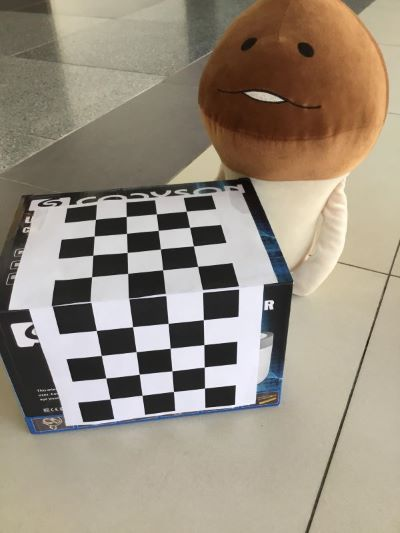
#> input picture Camera_Calibration&Warping/data/chessboard_1.jpg, 400 x 533 px, given in place of original.jpg, which was not available
$ python hw1_1.py
#> lines starting #> are read from the running program, lines starting #| are printed output that depends on the picture; after the words box and inside, x2 and y2 are one past the last pixel; in counts of white or black regions, pixels touching at a corner belong together; pictures that were not available may be replaced by others from this repository, and a replacement may not be noted
### Harris_corner/hw1_1/gaussian_smooth.py
import cv2
import numpy as np
import math
import convolution as con

def Guassian(x, y, var):
    return (1/(2*math.pi*var*var))*math.exp(-(x*x+y*y)/(2*var*var))

def Guassian_kernel(size, var):
    kernel = np.ones((size,size), np.float32)
    for i in range(size):
        for j in range(size):
            # (-1,-1)  (0,-1)  (1,-1)
            # (-1, 0)  (0, 0)  (1, 0)
            # (-1, 1)  (0, 1)  (1,-1)
            # 用i-int(size/2), j-int(size/2)的結果會存成該有的kernel之transpose
            # 所以存kernel[j][i]
            kernel[j][i] = Guassian(i-int(size/2), j-int(size/2),var)
    # 再正規化之
    summation = np.sum(kernel)

    return kernel/summation

def gaussian_smooth(path, size, var, choose):
    # Read image
    img = cv2.imread(path).astype(np.float32)
    (h, w) = img.shape[:2]
    center = (w / 2, h / 2)

    # Rotate 30
    if choose == 1:
        M = cv2.getRotationMatrix2D(center, 30, scale = 1.0)
        img_result = cv2.warpAffine(img, M, (h, w))

    # Scale 0.5
    elif  choose == 2:
        M = cv2.getRotationMatrix2D(center, 0, scale = 0.5)
        img_result = cv2.warpAffine(img, M, (h, w))
    else:
        img_result = img

    # get Guassian Kernel
    kernel = Guassian_kernel(size, var)
    result = cv2.filter2D(img_result, -1, kernel, anchor=(-1,-1)) # con.guassian_convolution2D(img_result, kernel).astype(np.float32)

    return result


# [8 lines that do not run on import are left out]

### Harris_corner/hw1_1/sobel_edge_detection.py
import cv2
import numpy as np
import matplotlib.pyplot as plt
import gaussian_smooth
import convolution as con
from skimage import color, io


def get_sobel(img):
    # make it into 64 bit
    img_grey = cv2.cvtColor(img, cv2.COLOR_BGR2GRAY).astype(np.float32)

    Hx = np.array([[-1,0,1],
                    [-2,0,2],
                    [-1,0,1]], dtype = np.float32)/8

    Hy = np.array([[1,2,1],
                    [0,0,0],
                    [-1,-2,-1]], dtype = np.float32)/8


    x_d = cv2.filter2D(img_grey, -1, Hx) # con.convolution2D(img_grey, Hx)
    y_d = cv2.filter2D(img_grey, -1, Hy) # con.convolution2D(img_grey, Hy)

    return x_d, y_d


def sobel_edge_detection(img, kernel_size):

    x_d, y_d = get_sobel(img)
    # get direction matrix, by arctan(y_d/x_d)
    #gradient = np.arctan2(y_d, x_d).astype(np.uint8)
    magnitude = np.sqrt(x_d*x_d + y_d*y_d).astype(np.uint8)
    magnitude[magnitude < 3] = 0

    h, w = magnitude.shape
    hsv = np.zeros((h,w,3))
    hsv[...,0] = (np.arctan2(y_d, x_d) * np.pi)/(2*np.pi)
    hsv[...,1] = np.ones((h,w))
    hsv[...,2] = (magnitude-magnitude.min())/(magnitude.max()-magnitude.min())

    gradient = color.hsv2rgb(hsv)
    magnitude *= int(255 / magnitude.max())

    return x_d, y_d, gradient, magnitude


# [10 lines that do not run on import are left out]

### Harris_corner/hw1_1/structure_tensor.py
import sobel_edge_detection as so
import matplotlib.pyplot as plt
import numpy as np
import cv2
import convolution as con
import gaussian_smooth as gu
import scipy.ndimage as ndi

def non_maximum_supression(Harris_Response, threshold, window_size):
    W,H = Harris_Response.shape
    corners = []

    skip = (Harris_Response <= threshold)   # True skip, False not to skip

    for i in range(window_size-1 , W-window_size):
        j = window_size
        while j < H - window_size and (skip[i,j] or Harris_Response[i,j-1] >= Harris_Response[i,j]):
            j = j + 1

        while j < H - window_size:
            while j < H - window_size and (skip[i,j] or Harris_Response[i,j+1]>= Harris_Response[i,j]):
                j += 1

            if j < H - window_size:
                p1 = j + 2

                while p1 <= j + window_size and Harris_Response[i, p1] < Harris_Response[i,j]:
                    skip[i, p1] = True
                    p1 = p1 + 1

                if p1 > j+ window_size :
                    p2 = j-1
                    while p2 >= j - window_size and Harris_Response[i, p2] <= Harris_Response[i,j]:
                        p2 = p2 - 1

                    if p2 < j - window_size:
                        k = i + window_size
                        found = False

                        while not found and k > i:
                            l = j + window_size
                            while not found and l >= j - window_size:
                                if Harris_Response[k,l] > Harris_Response[i,j]:
                                    found = True
                                else:
                                    skip[k,l] = True
                                l = l - 1
                            k = k - 1
                        k = i - window_size

                        while not found and k < i:
                            l = j - window_size
                            while not found and l <= j + window_size:
                                if Harris_Response[k,l] >= Harris_Response[i,j]:
                                    found = True
                                l = l + 1
                            k += 1

                        if not found :
                            corners.append((j,i))
                j = p1

    return corners


def Harris_Response(x_d, y_d, k, window_size):
    window = gu.Guassian_kernel(window_size, 5)#np.ones((3,3))

    Sxx = cv2.filter2D(x_d*x_d, -1, window) #con.convolution2D(x_d*x_d, window) #cv2.filter2D(x_d*x_d, -1, window)
    Sxy = cv2.filter2D(x_d*y_d, -1, window) #con.convolution2D(x_d*y_d, window) #cv2.filter2D(x_d*y_d, -1, window)
    Syy = cv2.filter2D(y_d*y_d, -1, window) #con.convolution2D(y_d*y_d, window) #cv2.filter2D(y_d*y_d, -1, window)

    Harris_Response = (Sxx*Syy - Sxy*Sxy) - k*(Sxx + Syy)*(Sxx + Syy)

    threshold = 0.01*Harris_Response.max()
    corners  = non_maximum_supression(Harris_Response, threshold, 5)

    return corners


# By definition, in Response
# Edge : r < 0 Corner : r > 0 Flat: r = 0
def type_distinguish(corners, img):
    img_result = cv2.cvtColor(img, cv2.COLOR_BGR2GRAY)
    img_return = cv2.cvtColor(img_result, cv2.COLOR_GRAY2BGR)

    point_size = 2
    point_color = (0, 0, 255) # BGR
    thickness = 4 # 可以为 0 、4、8

    for point in corners:
        cv2.circle(img_return, point, point_size, point_color, thickness)

    return img_return


def structure_tensor(x_d, y_d, k, img, window_size):

    corners = Harris_Response(x_d, y_d, k, window_size)

    img = type_distinguish(corners, img)

    return img


# [11 lines that do not run on import are left out]


### Harris_corner/hw1_1/hw1_1.py
import gaussian_smooth as gu
import sobel_edge_detection as sob
import structure_tensor as st
import cv2

def Harris_Corner_Detection(path, var, kernel_size, window_size, k, choose):

    smooth_result = gu.gaussian_smooth(path, kernel_size, var, choose)

    x_d, y_d, gradient, magnitude = sob.sobel_edge_detection(smooth_result, kernel_size)
#> in sobel_edge_detection, `magnitude[magnitude < 3] = 0`: magnitude: shape (400, 533); min 0, max 26, mean 2.9
#> in sobel_edge_detection, `hsv[...,2] = (magnitude-magnitude.min())/(magnitude.max()-magnitude.mi..`:
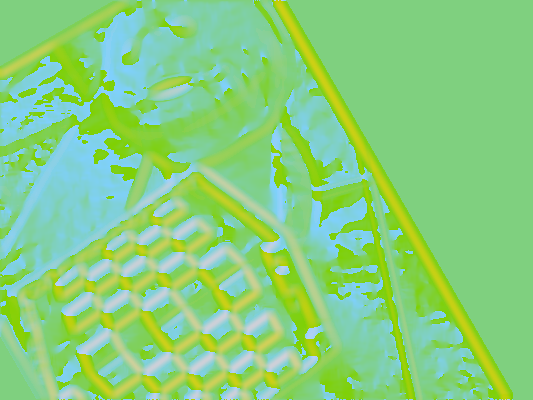
#> hsv: shape (400, 533, 3) float64; mean of channels 0, 1, 2 0.016, 1, 0.111; drawn with min black and max white

    img_result = st.structure_tensor(x_d, y_d, k, smooth_result, window_size)
#> in Harris_Response, `Sxy = cv2.filter2D(x_d*y_d, -1, window)`:
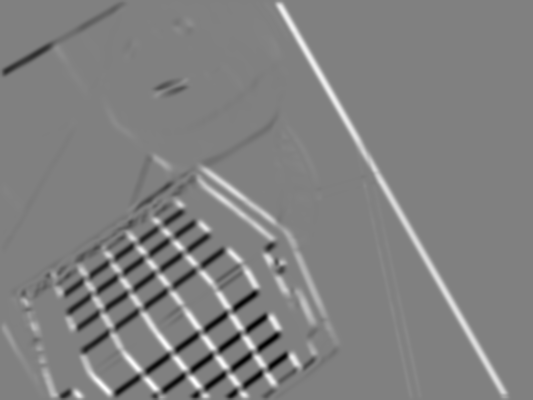
#> Sxy: shape (400, 533) float32; min -312.2, max 306.3, mean 1.9; drawn with min black and max white
#> in Harris_Response, `Syy = cv2.filter2D(y_d*y_d, -1, window)`:
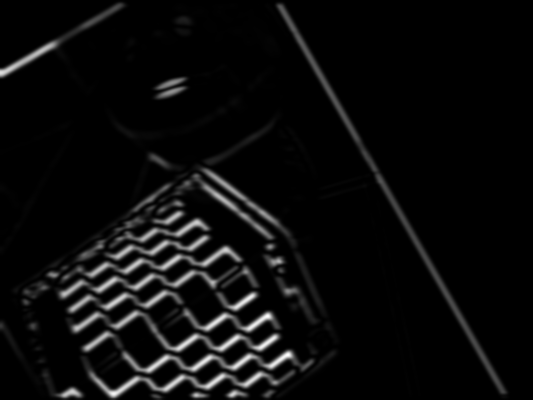
#> Syy: shape (400, 533) float32; min 0, max 455.6, mean 21; drawn with min black and max white
#> in Harris_Response, `Harris_Response = (Sxx*Syy - Sxy*Sxy) - k*(Sxx + Syy)*(Sxx + Syy)`:
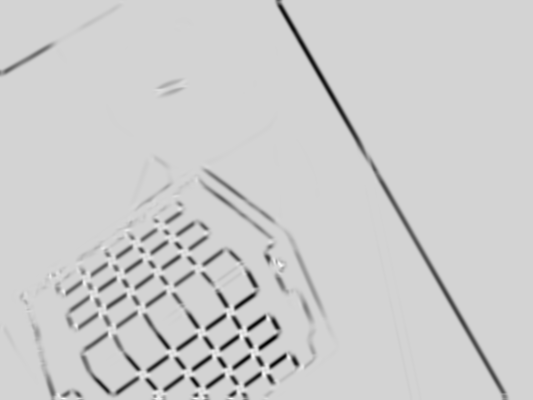
#> Harris_Response: shape (400, 533) float32; min -17036.9, max 3503.7, mean -520.7; drawn with min black and max white
#> in Harris_Response, `threshold = 0.01*Harris_Response.max()`: threshold = 35.04
#> in non_maximum_supression, `skip = (Harris_Response <= threshold)`:
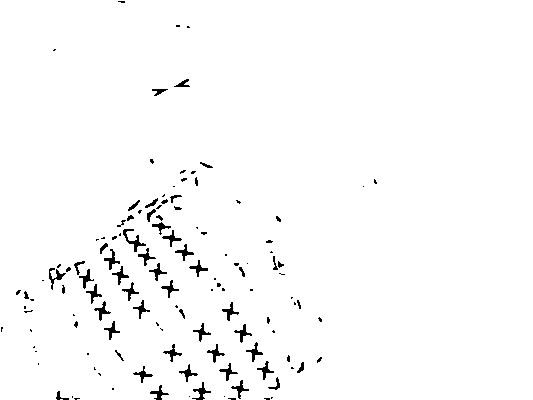
#> skip: shape (400, 533) bool; 98% white; 125 black regions (69 under 20 px), largest, box (x1, y1, x2, y2) and area: (123, 229, 146, 252) 147, (49, 268, 66, 290) 112, (192, 382, 211, 400) 110
#> after the loop in non_maximum_supression, `for i in range(window_size-1 , W-window_size):`:
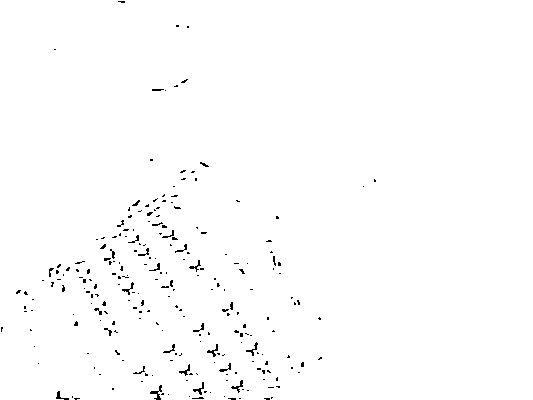
#> skip: shape (400, 533) bool; 99% white; black in thin lines or dots, all inside (x1, y1, x2, y2) = (1, 1, 376, 400)
#> in Harris_Response, `corners  = non_maximum_supression(Harris_Response, threshold, 5)`: corners = 109 pairs, first value 17 to 375, second value 26 to 392
#> the loop in type_distinguish, `for point in corners:` made 109 passes
#> point on passes 1 to 12: (177, 26), (188, 27), (54, 49), (183, 82), (159, 90), (152, 160), (207, 166), (182, 172), (193, 172), (183, 179), (196, 180), (375, 181)
#> after the loop in type_distinguish, `for point in corners:`:
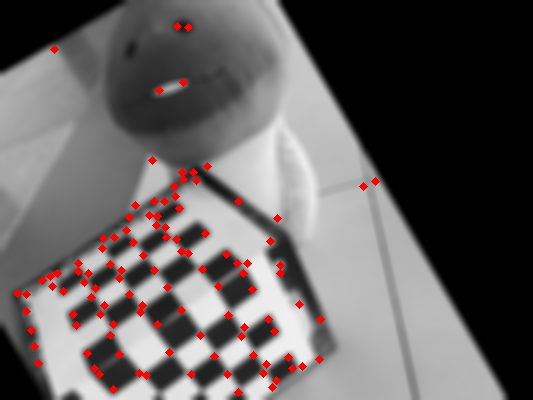
#> img_return: shape (400, 533, 3) float32; mean B, G, R 97.2, 97.2, 102.6

    return img_result


if __name__ == "__main__":
    path = 'original.jpg'
    kernel_size = 10
    var = 5
    window_size = 3
    k = 0.04
    choose = 1

    img = Harris_Corner_Detection(path, var, kernel_size, window_size, k, choose)

    #cv2.imwrite("Scale_kernel(10)_window_size(3).jpg", img)
    cv2.imwrite("Rotate30_kernel(10)_window_size(3).jpg", img)

$ run again, on Camera_Calibration&Warping/data/chessboard_2.jpg
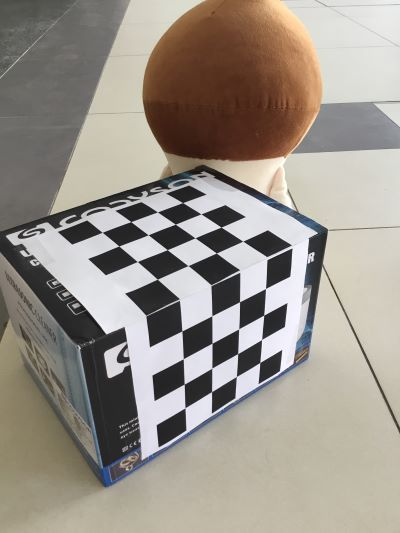
#> input picture Camera_Calibration&Warping/data/chessboard_2.jpg, 400 x 533 px, given in place of original.jpg, which was not available
#> threshold = 77.88
#> after the loop in non_maximum_supression, `for i in range(window_size-1 , W-window_size):`:
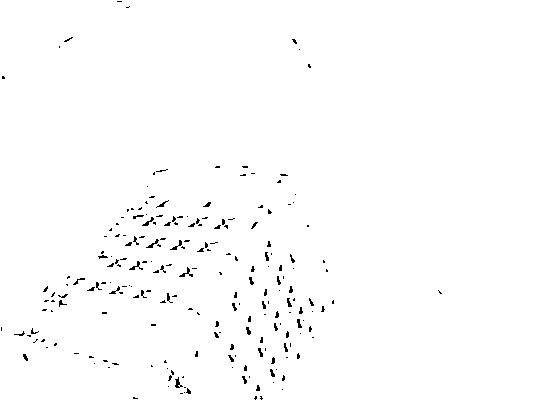
#> skip: shape (400, 533) bool; 98.9% white; black in thin lines or dots, all inside (x1, y1, x2, y2) = (1, 1, 442, 400)
#> in Harris_Response, `corners  = non_maximum_supression(Harris_Response, threshold, 5)`: corners = 131 pairs, first value 21 to 441, second value 7 to 393
#> the loop in type_distinguish, `for point in corners:` made 131 passes
#> point on passes 1 to 8: (127, 7), (65, 41), (296, 43), (310, 67), (218, 167), (246, 167), (160, 171), (253, 173)
#> after the loop in type_distinguish, `for point in corners:`:
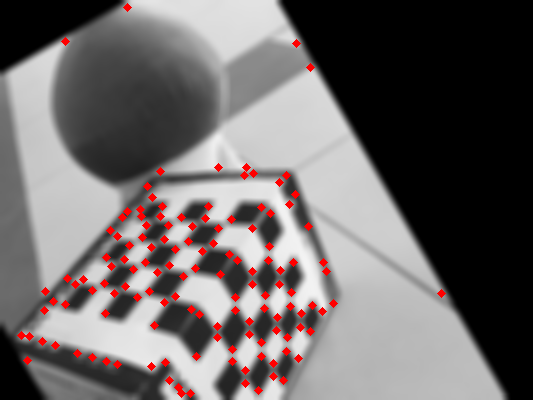
#> img_return: shape (400, 533, 3) float32; mean B, G, R 103.9, 103.9, 110.3
